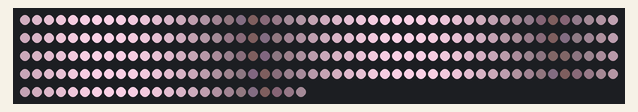
The program below on a simulated Raspberry Pi Pico running MicroPython. On the bench: 224 RGB LEDs in strip order, left to right, continuing on the next row.

Above: at 0.04 s.
At 8.33 s:
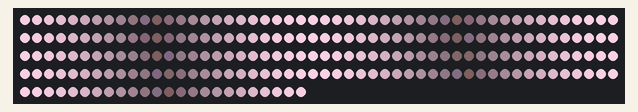
At 18.84 s:
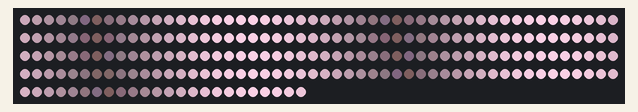
At 39.46 s:
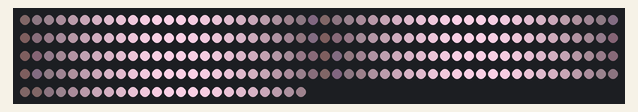

The program:

panel_gradient.py
```python
"""
GlowPanel firmware — Raspberry Pi Pico (MicroPython)
Controls SK6812 RGBW strips for mycelium glow panel prototypes.

Two gradient modes — change MODE below, then save as main.py on the Pico.

Wiring (see prototype READMEs for full diagrams):
  SK6812 DATA  →  [300 Ω resistor]  →  GP0  (pin 1)
  SK6812 5 V   →  VBUS (pin 40) or external 5 V PSU
  SK6812 GND   →  GND  (pin 38)
  470 µF cap across 5 V / GND at strip input

SK6812 byte order on wire is G-R-B-W.
set_pixel() accepts (r, g, b, w) and swaps internally.
"""

import time
import math
from machine import Pin
import neopixel

# ── Configuration ─────────────────────────────────────────────────────────────

NUM_LEDS  = 224      # 18 for side-lit single edge; 54 for back-lit 3-row box
DATA_PIN  = 0       # GPIO number (GP0 = physical pin 1)

# Global brightness multiplier 0.0–1.0.
# Keep at 0.4–0.6 during prototyping to avoid blinding yourself.
BRIGHTNESS = 1

# RGBW base colour — (R, G, B, W) each 0–255.
# COLOR_WARM: warm white-green tint, earthen/mycelium feel.
# COLOR_COOL: cooler cyan-white, more bioluminescent.
COLOR_WARM = (20,  60,  40, 180)
COLOR_COOL = (10,  80,  80, 120)

BASE_COLOR = COLOR_WARM

# Mode:
#   "A"  Static gradient — fixed brightness falloff from LED[0] to LED[N-1].
#        Calm, architectural. No animation loop needed.
#   "B"  Breathing gradient — per-LED sine wave with a phase offset between
#        neighbours. Organic, bioluminescent pulse.
MODE = "B"

# ── Mode A settings ───────────────────────────────────────────────────────────
# Gradient runs bright→dim from index 0 to NUM_LEDS-1.
GRADIENT_BRIGHT = 1.0    # scale at the bright end (index 0)
GRADIENT_DIM    = 0.05   # scale at the dim end  (last index)

# ── Mode B settings ───────────────────────────────────────────────────────────
BREATHE_SPEED      = 0.4    # full cycles per second (higher = faster pulse)
BREATHE_PHASE_STEP = 0.25   # radian phase shift between adjacent LEDs
#                             larger = more wave-like; 0 = whole strip in sync
BREATHE_MIN        = 0.02   # floor brightness during trough (prevents full-off)

# ─────────────────────────────────────────────────────────────────────────────

_pin = Pin(DATA_PIN, Pin.OUT)
# bpp=4 enables 4-byte (RGBW) mode. MicroPython writes bytes in the order
# stored in the buffer, so we store them in SK6812 wire order (GRBW) manually.
np = neopixel.NeoPixel(_pin, NUM_LEDS, bpp=4)


def set_pixel(i, r, g, b, w, scale=1.0):
    """Write one pixel with a per-call brightness scale applied on top of BRIGHTNESS."""
    s = min(max(scale * BRIGHTNESS, 0.0), 1.0)
    # SK6812 wire order is GRBW — swap r and g in the buffer.
    np[i] = (int(g * s), int(r * s), int(b * s), int(w * s))


def show_static_gradient():
    """Mode A: pre-compute a fixed gradient and write once."""
    r, g, b, w = BASE_COLOR
    for i in range(NUM_LEDS):
        t = i / max(NUM_LEDS - 1, 1)                          # 0.0 → 1.0
        scale = GRADIENT_BRIGHT - t * (GRADIENT_BRIGHT - GRADIENT_DIM)
        set_pixel(i, r, g, b, w, scale)
    np.write()


def show_breathing_gradient(t_sec):
    """Mode B: animate per-LED sine wave with phase offset between neighbours."""
    r, g, b, w = BASE_COLOR
    for i in range(NUM_LEDS):
        phase = t_sec * BREATHE_SPEED * 2.0 * math.pi + i * BREATHE_PHASE_STEP
        factor = (math.sin(phase) + 1.0) * 0.5               # 0.0 – 1.0
        scale = BREATHE_MIN + factor * (1.0 - BREATHE_MIN)
        set_pixel(i, r, g, b, w, scale)
    np.write()


def main():
    if MODE == "A":
        show_static_gradient()
        while True:
            time.sleep(1)

    elif MODE == "B":
        while True:
            t = time.ticks_ms() / 1000.0
            show_breathing_gradient(t)
            time.sleep_ms(30)           # ~33 fps is plenty for this effect

    else:
        raise ValueError(f"Unknown MODE {MODE!r} — set to 'A' or 'B'")


main()
```
